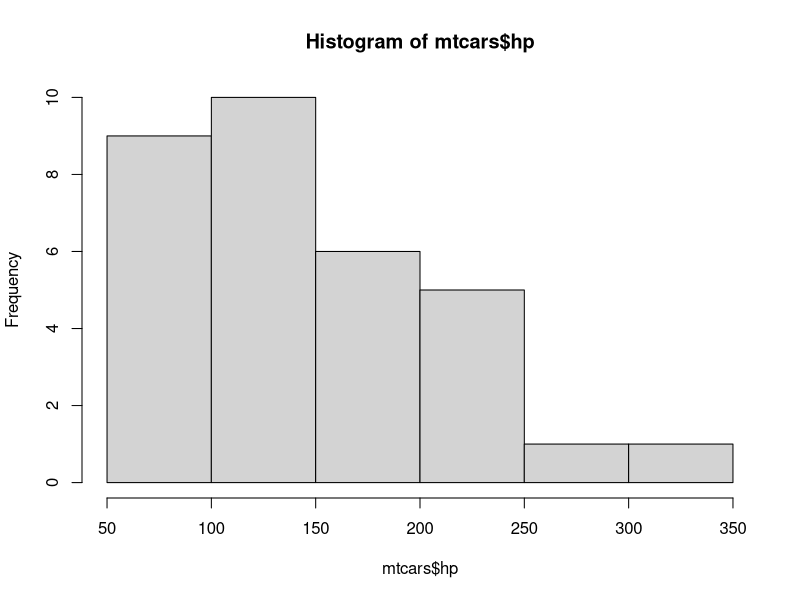
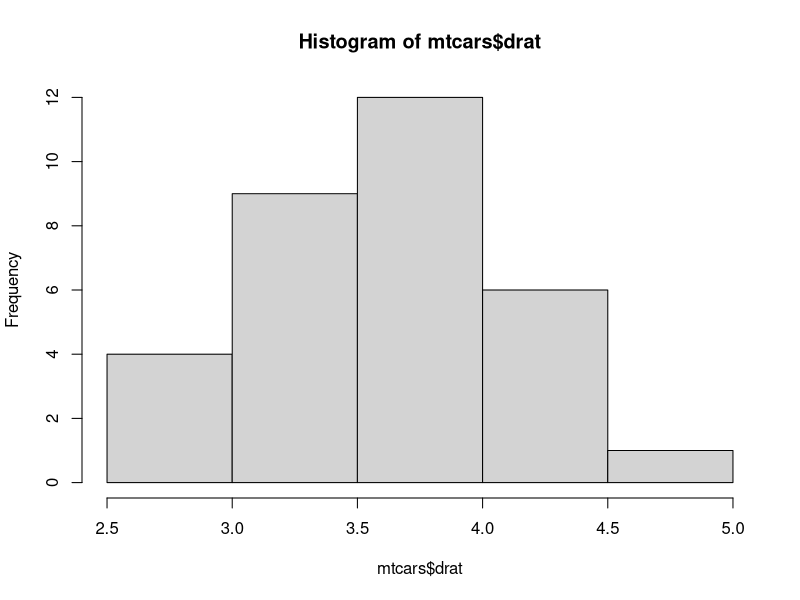
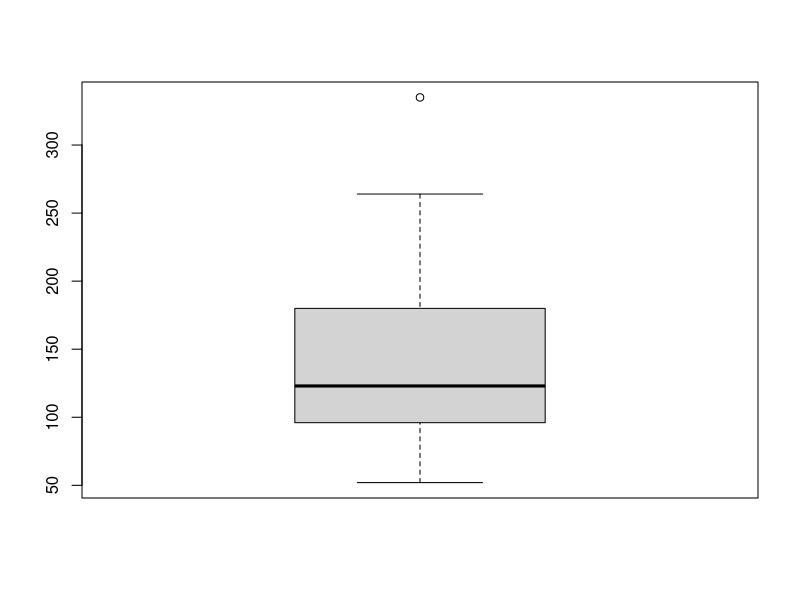
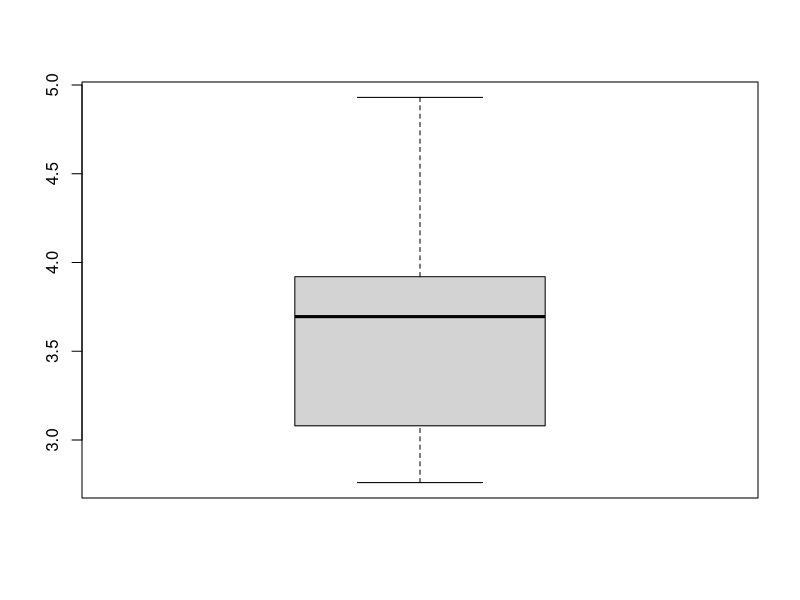
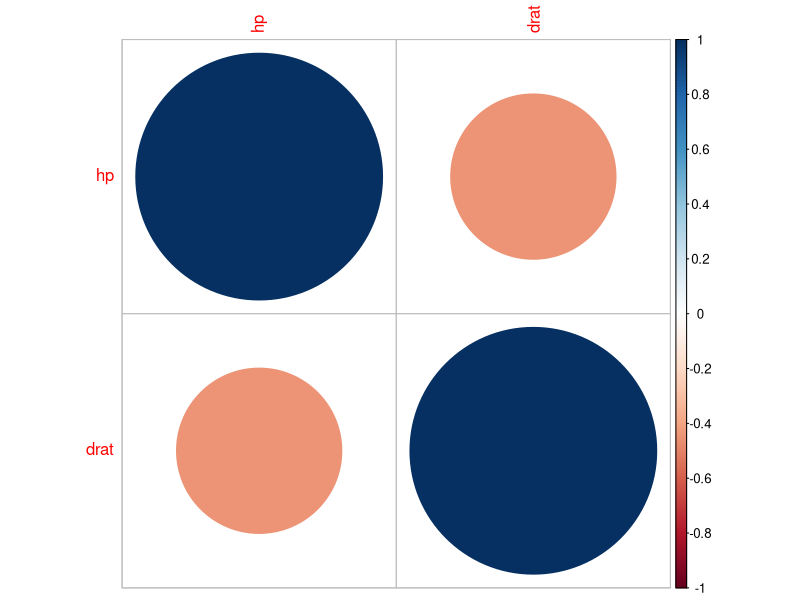
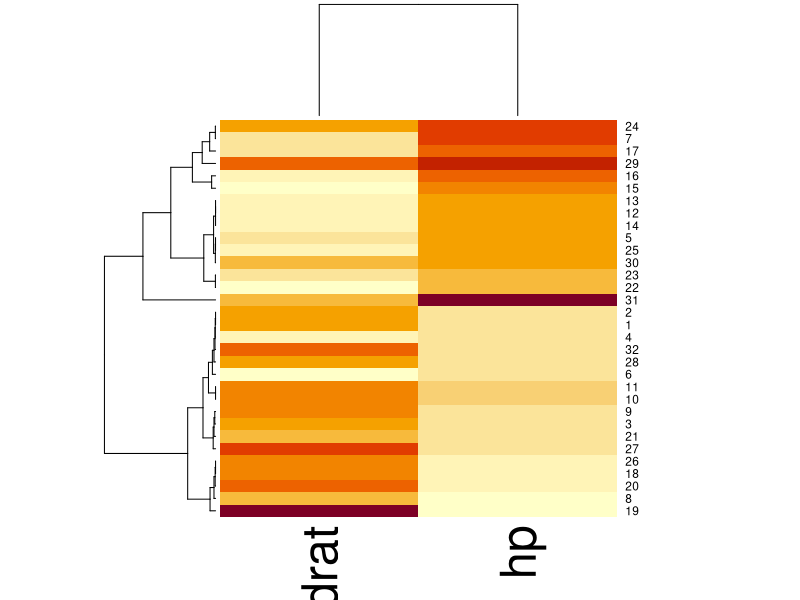

R code for these plots, in order:
#STATYSTYKI OPISOWE DLA DWOCH CECH - (hp, drat)
data("mtcars")
hist(mtcars$hp)
hist(mtcars$drat)

#import biblioteki e1071 potrzebnej do kurtozy
install.packages('e1071')
library(e1071)

kurtosis(mtcars$hp)
kurtosis(mtcars$drat)

#obrazowanie kurtozy za pomącą wykresu pudełkowego
boxplot(mtcars$hp)
boxplot(mtcars$drat)

#wartosci skrajne hp
min(mtcars$hp)
max(mtcars$hp)

#wartosci skrajne drat
min(mtcars$drat)
max(mtcars$drat)

skewness(mtcars$hp) 
skewness(mtcars$drat) 


#ZMIENNOSC =============================================================
mean(mtcars$hp)
var(mtcars$hp)
sd(mtcars$hp)

median(mtcars$hp)
max(mtcars$hp) - min(mtcars$hp)
IQR(mtcars$hp)

mean(mtcars$drat)
var(mtcars$drat)
sd(mtcars$drat)

median(mtcars$drat)
max(mtcars$drat) - min(mtcars$drat)
IQR(mtcars$drat)


#ANALIZA KORELACJI ======================================================
#Badamy za pomocą testu Saphiro-Wilka 
#czy hp i drat mają rozkład normalny
shapiro.test(mtcars$hp)
shapiro.test(mtcars$drat)

#sprawdzamy korelacje testem spearmana
cor.test(mtcars$hp, mtcars$drat, method = 'spearman', use='complete.obs')


#WIZUALIZACJA ============================================================
install.packages("corrplot")
library(corrplot)
mtcars_hp_drat = data.frame(mtcars$hp, mtcars$drat)
colnames(mtcars_hp_drat) = c("hp", "drat")
corrplot(cor(mtcars_hp_drat))

hp_drat_matrix = as.matrix(mtcars_hp_drat)
colnames(hp_drat_matrix) = c("hp", "drat")
heatmap(hp_drat_matrix, scale="column")
